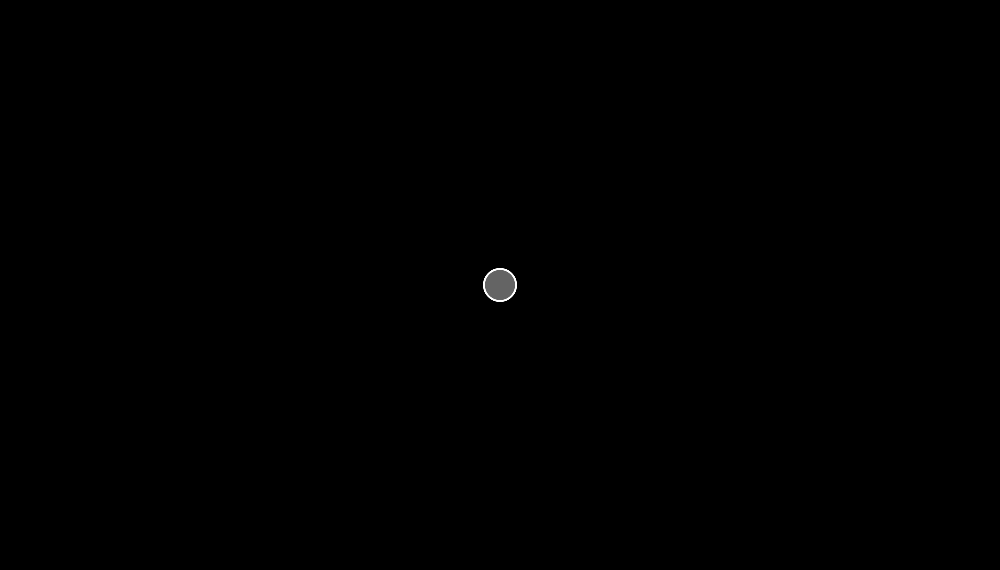
Frame 1 (no input)
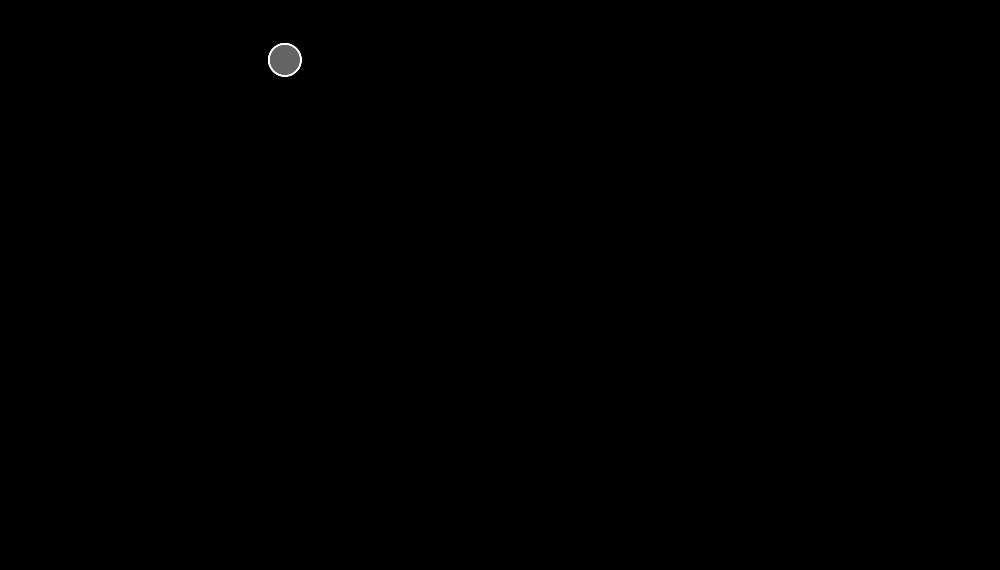
Frame 60 (no input)
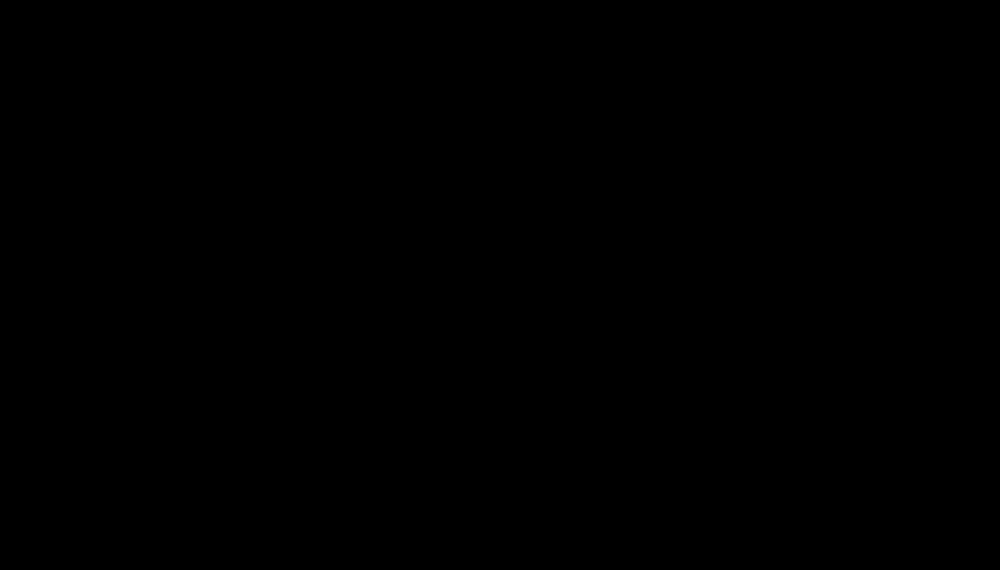
Frame 120 (the mouse pressed at the canvas centre since frame 60)

The p5.js sketch that drew these frames (run headless with seeded random() and noise() and a simulated clock; from frame 60 on, the mouse is pressed at the canvas centre):

// p5.js sketch
// ── sketch.js
let walker;

function setup() {
  pixelDensity(4);
  createCanvas(1000, 570);

  walker = new Walker(width / 2, height / 2);
}

function draw() {
  background(0);
  walker.show();
  walker.update();
}

// ── walker.js
class Walker {
  constructor(x, y) {
    this.pos = createVector(x, y);

    this.vel = p5.Vector.random2D();
    this.vel.mult(random(3));

  }
  
  update() {
    let mouse = createVector(mouseX, mouseY);
    this.acc = p5.Vector.sub(mouse, this.pos);
    this.acc.setMag(0.2); //~ Change this number for different types of motion

    this.vel.add(this.acc); 

    // this.vel.limit(); //~ Change this number for different types of motion
    this.pos.add(this.vel);
  }

  show() {
    stroke(255);
    strokeWeight(2);
    fill(255, 100);
    ellipse(this.pos.x, this.pos.y, 32);
  }
}
